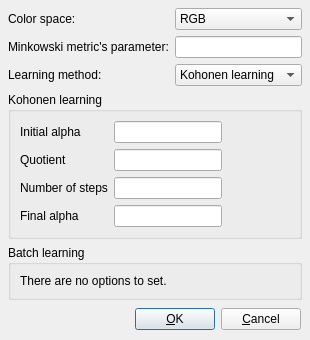
<ui version="4.0" >
 <author></author>
 <comment></comment>
 <exportmacro></exportmacro>
 <class>ClassificationConfigForm</class>
 <widget class="QDialog" name="ClassificationConfigForm" >
  <property name="geometry" >
   <rect>
    <x>0</x>
    <y>0</y>
    <width>296</width>
    <height>324</height>
   </rect>
  </property>
  <property name="windowTitle" >
   <string>Dialog</string>
  </property>
  <layout class="QVBoxLayout" >
   <property name="margin" >
    <number>8</number>
   </property>
   <property name="spacing" >
    <number>6</number>
   </property>
   <item>
    <layout class="QGridLayout" >
     <property name="margin" >
      <number>0</number>
     </property>
     <property name="spacing" >
      <number>6</number>
     </property>
     <item row="1" column="2" >
      <widget class="QLineEdit" name="pInput" />
     </item>
     <item row="1" column="0" colspan="2" >
      <widget class="QLabel" name="label_2_2" >
       <property name="text" >
        <string>Minkowski metric's parameter:</string>
       </property>
       <property name="buddy" >
        <cstring>colorSpaceComboBox</cstring>
       </property>
      </widget>
     </item>
     <item row="0" column="0" colspan="2" >
      <widget class="QLabel" name="label_2" >
       <property name="text" >
        <string>Color space:</string>
       </property>
       <property name="buddy" >
        <cstring>colorSpaceComboBox</cstring>
       </property>
      </widget>
     </item>
     <item row="0" column="2" >
      <widget class="QComboBox" name="colorSpaceComboBox" >
       <item>
        <property name="text" >
         <string>RGB</string>
        </property>
       </item>
       <item>
        <property name="text" >
         <string>HSV</string>
        </property>
       </item>
      </widget>
     </item>
     <item row="2" column="2" >
      <widget class="QComboBox" name="learningMethodComboBox" >
       <item>
        <property name="text" >
         <string>Kohonen learning</string>
        </property>
       </item>
       <item>
        <property name="text" >
         <string>Batch learning</string>
        </property>
       </item>
      </widget>
     </item>
     <item row="2" column="0" colspan="2" >
      <widget class="QLabel" name="label" >
       <property name="text" >
        <string>Learning method:</string>
       </property>
       <property name="buddy" >
        <cstring>learningMethodComboBox</cstring>
       </property>
      </widget>
     </item>
     <item row="0" column="3" >
      <spacer>
       <property name="orientation" >
        <enum>Qt::Horizontal</enum>
       </property>
       <property name="sizeHint" >
        <size>
         <width>40</width>
         <height>20</height>
        </size>
       </property>
      </spacer>
     </item>
    </layout>
   </item>
   <item>
    <widget class="QGroupBox" name="groupBox2" >
     <property name="title" >
      <string>Kohonen learning</string>
     </property>
     <layout class="QGridLayout" >
      <property name="margin" >
       <number>9</number>
      </property>
      <property name="spacing" >
       <number>6</number>
      </property>
      <item row="2" column="2" >
       <spacer>
        <property name="orientation" >
         <enum>Qt::Horizontal</enum>
        </property>
        <property name="sizeHint" >
         <size>
          <width>40</width>
          <height>20</height>
         </size>
        </property>
       </spacer>
      </item>
      <item row="3" column="1" >
       <widget class="QLineEdit" name="minAlphaInput" />
      </item>
      <item row="2" column="1" >
       <widget class="QLineEdit" name="eInput" />
      </item>
      <item row="1" column="1" >
       <widget class="QLineEdit" name="qInput" />
      </item>
      <item row="0" column="1" >
       <widget class="QLineEdit" name="initAlphaInput" />
      </item>
      <item row="3" column="0" >
       <widget class="QLabel" name="label_4_2_2_3" >
        <property name="text" >
         <string>Final alpha</string>
        </property>
        <property name="buddy" >
         <cstring>minAlphaInput</cstring>
        </property>
       </widget>
      </item>
      <item row="2" column="0" >
       <widget class="QLabel" name="label_4_2_2" >
        <property name="text" >
         <string>Number of steps</string>
        </property>
        <property name="buddy" >
         <cstring>eInput</cstring>
        </property>
       </widget>
      </item>
      <item row="1" column="0" >
       <widget class="QLabel" name="label_4_2" >
        <property name="text" >
         <string>Quotient</string>
        </property>
        <property name="buddy" >
         <cstring>qInput</cstring>
        </property>
       </widget>
      </item>
      <item row="0" column="0" >
       <widget class="QLabel" name="label_4" >
        <property name="text" >
         <string>Initial alpha</string>
        </property>
        <property name="buddy" >
         <cstring>initAlphaInput</cstring>
        </property>
       </widget>
      </item>
     </layout>
    </widget>
   </item>
   <item>
    <widget class="QGroupBox" name="groupBox3" >
     <property name="title" >
      <string>Batch learning</string>
     </property>
     <layout class="QVBoxLayout" >
      <property name="margin" >
       <number>9</number>
      </property>
      <property name="spacing" >
       <number>6</number>
      </property>
      <item>
       <widget class="QLabel" name="label_3" >
        <property name="text" >
         <string>There are no options to set.</string>
        </property>
       </widget>
      </item>
     </layout>
    </widget>
   </item>
   <item>
    <layout class="QHBoxLayout" >
     <property name="margin" >
      <number>1</number>
     </property>
     <property name="spacing" >
      <number>6</number>
     </property>
     <item>
      <spacer>
       <property name="orientation" >
        <enum>Qt::Horizontal</enum>
       </property>
       <property name="sizeHint" >
        <size>
         <width>21</width>
         <height>24</height>
        </size>
       </property>
      </spacer>
     </item>
     <item>
      <widget class="QPushButton" name="okButton" >
       <property name="text" >
        <string>&amp;OK</string>
       </property>
      </widget>
     </item>
     <item>
      <widget class="QPushButton" name="cancelButton" >
       <property name="text" >
        <string>&amp;Cancel</string>
       </property>
      </widget>
     </item>
    </layout>
   </item>
  </layout>
  <widget class="QWidget" name="widget" >
   <property name="geometry" >
    <rect>
     <x>10</x>
     <y>10</y>
     <width>374</width>
     <height>52</height>
    </rect>
   </property>
  </widget>
 </widget>
 <pixmapfunction></pixmapfunction>
 <tabstops>
  <tabstop>colorSpaceComboBox</tabstop>
  <tabstop>pInput</tabstop>
  <tabstop>learningMethodComboBox</tabstop>
  <tabstop>initAlphaInput</tabstop>
  <tabstop>qInput</tabstop>
  <tabstop>eInput</tabstop>
  <tabstop>minAlphaInput</tabstop>
  <tabstop>okButton</tabstop>
  <tabstop>cancelButton</tabstop>
 </tabstops>
 <resources/>
 <connections>
  <connection>
   <sender>okButton</sender>
   <signal>clicked()</signal>
   <receiver>ClassificationConfigForm</receiver>
   <slot>accept()</slot>
   <hints>
    <hint type="sourcelabel" >
     <x>332</x>
     <y>280</y>
    </hint>
    <hint type="destinationlabel" >
     <x>241</x>
     <y>270</y>
    </hint>
   </hints>
  </connection>
  <connection>
   <sender>cancelButton</sender>
   <signal>clicked()</signal>
   <receiver>ClassificationConfigForm</receiver>
   <slot>reject()</slot>
   <hints>
    <hint type="sourcelabel" >
     <x>363</x>
     <y>279</y>
    </hint>
    <hint type="destinationlabel" >
     <x>396</x>
     <y>190</y>
    </hint>
   </hints>
  </connection>
 </connections>
</ui>
